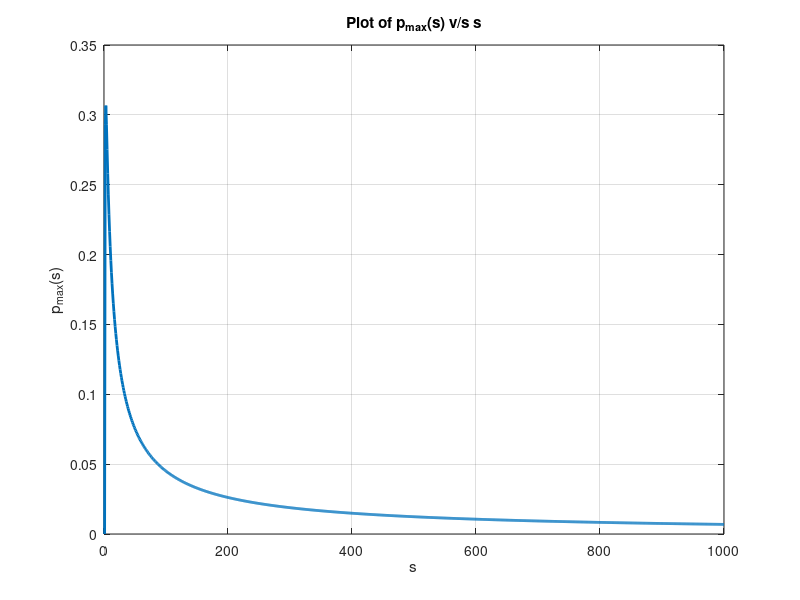

MATLAB code for this plot:
% Range of s: adjusted such that maxima can be viewed in graph
s = 1:1000;  
% Note s has to be integer though p is graphed on other real values too
% p_max(s):
p_max = 1 - (1 ./ (s.^(1./s)));

figure;
plot(s, p_max, 'LineWidth', 2);
xlabel('s');
ylabel('p_{max}(s)');
title('Plot of p_{max}(s) v/s s');
grid on;

% Finding the value of s when p becomes maximum
[p, i] = max(p_max);
s_max = s(i);

fprintf('Maximum p is %f and it occurs when s is %d', p, s_max);